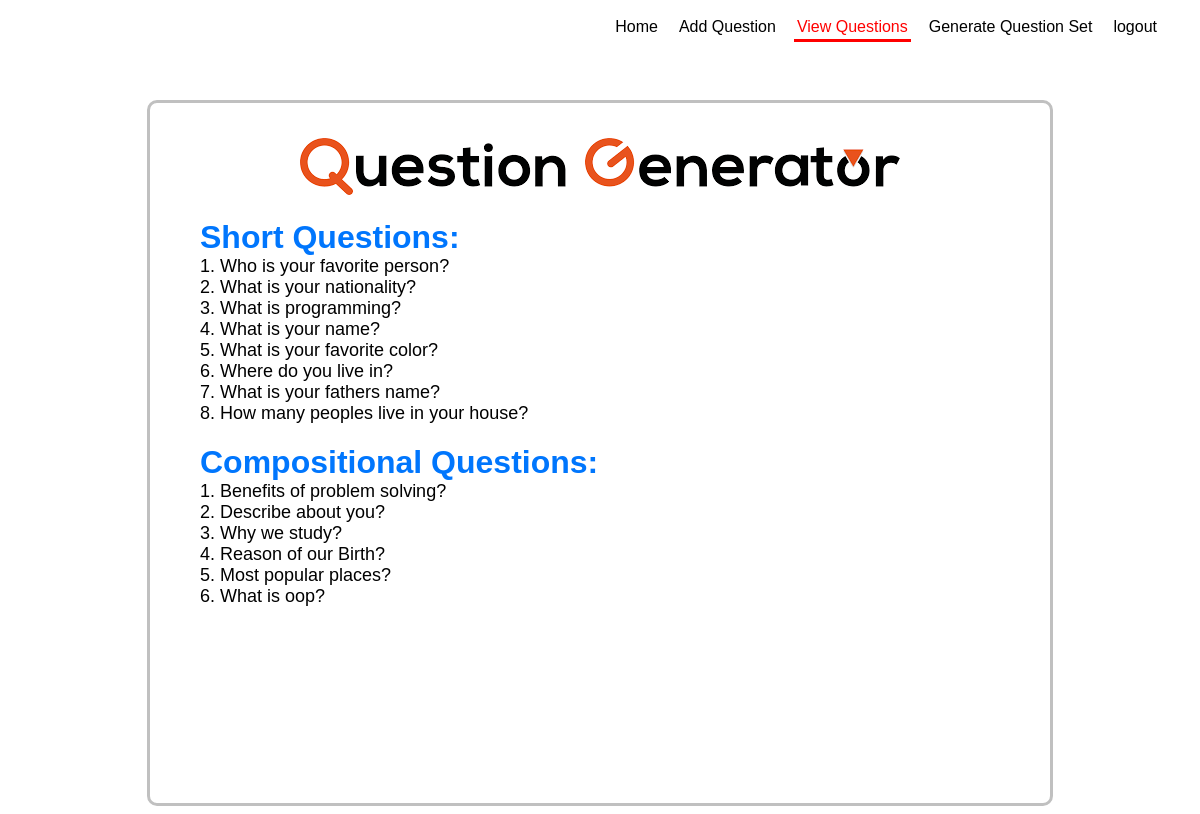
Page /view_question (signed in) on the committed database.
### main_view/models.py (models this page shows, shortened)
class Short_question(models.Model):
    ques = models.CharField(max_length=50)

class Comp_question(models.Model):
    ques = models.CharField(max_length=50)

### main_view/views.py (the view)
# urls.py: path('view_question', views.view_question, name="view"),
@login_required(login_url='login')
def view_question(request):
    s_ques = Short_question.objects.all()
    c_ques = Comp_question.objects.all()
    con = {
        's_ques' : s_ques,
        'c_ques' : c_ques,
    }
    return render(request, 'view.html', con)

### template/view.html
{% extends 'base.html' %}
{% load static %}
{% block style %}
<link rel="stylesheet" href="{% static 'css/view.css' %}">
{% endblock %}
{% block body %}
<h1>Short Questions:</h1>
<div class="s_ques">
{% for i in s_ques %}
<div class="ques">{{i.id}}. {{i.ques}}</div>
{% endfor %}
</div>
<h1>Compositional Questions:</h1>
<div class="c_ques">
{% for i in c_ques %}
<div class="ques">{{i.id}}. {{i.ques}}</div>
{% endfor %}
</div>
{% endblock %}

### template/base.html (shortened to what this page needs)
<!DOCTYPE html>
<html lang="en">
{% load static %}
<head>
    <link rel="stylesheet" href="{% static 'css/base.css' %}">
    {% block style %} {% endblock %}
</head>
<body>
    <div class="nav">
        <a href="/" class="nav-item">Home</a>
        <a href="/add_question" id="add_question" class="nav-item">Add Question</a>
        <a href="/view_question" id="view_question" class="nav-item ">View Questions</a>
        <a href="/generate" id="generate" class="nav-item">Generate Question Set</a>
        <a href="/logout" class="nav-item">logout</a>
    </div>
    <div class="main-container">
        <img src="{% static 'gallery/logo.png' %}" id="logo" alt="">
        <div class="sub-container">
            {% block body %}
            {% endblock %}
        </div>
    </div>
</body>
</html>

### static/css/base.css (style rules this page uses)
* { margin: 0; padding: 0; font-family: 'Gill Sans', 'Gill Sans MT', Calibri, 'Trebuchet MS', sans-serif; }
body { display: flex; justify-content: center; align-items: center; }
.main-container { margin-top: 100px; width: 900px; height: 700px; border: 3px solid silver; text-align: center; border-radius: 10px; }
#logo { margin-top: 35px; }
.sub-container { display: flex; align-items: center; flex-direction: column; justify-content: center; height: 85%; overflow-y: auto; }
.nav { position: absolute !important; top: 15px; right: 40px; display: flex; gap: 15px; }
.nav-item { text-decoration: none; color: black; padding: 3px; }
.nav-item.current { border-bottom: 3px solid red; color: red; }

### static/css/view.css (style rules this page uses)
.sub-container { justify-content: start; align-items: start; padding-left: 50px; padding-top: 20px; }
.s_ques, .c_ques { text-align: left; margin-bottom: 20px; }
.ques { font-size: 18px; }
h1 { color: rgb(0, 118, 253); }

### rows in the picture
Short_question: id "1", ques "Who is your favorite person?"
Short_question: id "2", ques "What is your nationality?"
Short_question: id "3", ques "What is programming?"
Short_question: id "4", ques "What is your name?"
Short_question: id "5", ques "What is your favorite color?"
Short_question: id "6", ques "Where do you live in?"
Short_question: id "7", ques "What is your fathers name?"
Short_question: id "8", ques "How many peoples live in your house?"
Comp_question: id "1", ques "Benefits of problem solving?"
Comp_question: id "2", ques "Describe about you?"
Comp_question: id "3", ques "Why we study?"
Comp_question: id "4", ques "Reason of our Birth?"
Comp_question: id "5", ques "Most popular places?"
Comp_question: id "6", ques "What is oop?"
